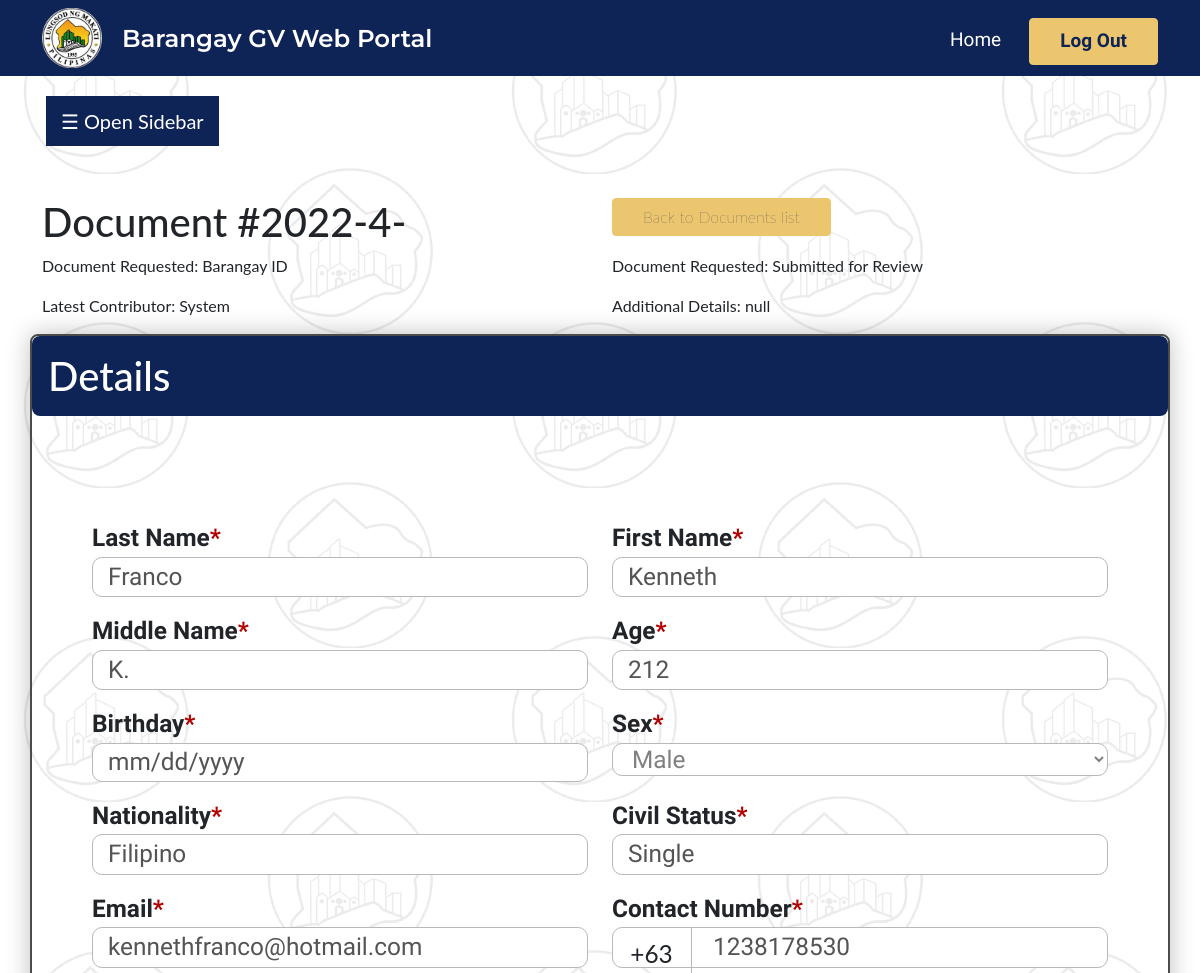
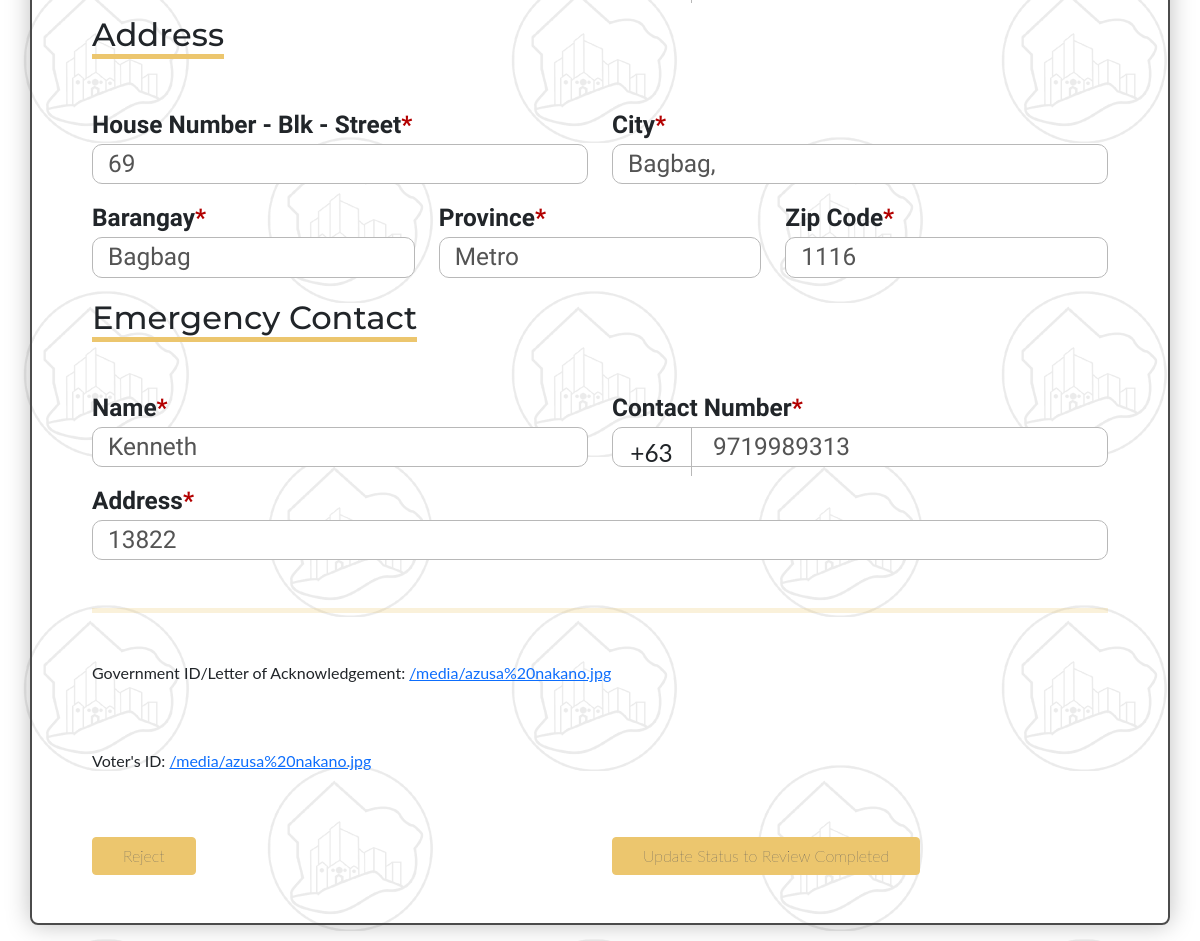
Page /web_portal/admin_individual_barangay_id/44/ (signed in) on the committed database (2 pictures, top to bottom).
### web_portal/models.py (models this page shows)
class barangay_id(models.Model):
    document_id = models.CharField(max_length = 100, default="null")
    document_type = models.CharField(max_length = 100, default="null")
    last_name = models.CharField(max_length = 100, default="null")
    first_name = models.CharField(max_length = 100, default="null")
    middle_name = models.CharField(max_length = 100, default="null")
    age = models.IntegerField(default = 0)
    birthday = models.DateField(default="2022-01-01")
    sex = models.CharField(
        max_length = 100,
        choices =  [('Male', 'Male'), ('Female', 'Female'), ('Prefer not to say', 'Prefer not to say')],
        default="null"
    )
    nationality = models.CharField(max_length = 100, default="null")
    civil_status = models.CharField(max_length = 100, default="null")
    email = models.CharField(max_length = 100, default="null")
    contact_num = models.CharField(max_length = 100, default="null")
    street = models.CharField(max_length = 100, default="null")
    city = models.CharField(max_length = 100, default="null")
    barangay = models.CharField(max_length = 100, default="null")
    province = models.CharField(max_length = 100, default="null")
    zip_code = models.CharField(max_length = 100, default="null")
    emergency_name = models.CharField(max_length = 100, default="null")
    emergency_contact_num = models.IntegerField(default = 0)
    emergency_address = models.CharField(max_length = 100, default="null")
    personal_photo = models.FileField(default="null")
    government_id_or_letter = models.FileField(null = True)
    voters_id = models.FileField(default="null")
    date_submitted = models.DateField(default="2022-01-01")
    status = models.CharField(
        max_length = 100,
        choices =  [('Submitted for Review', 'Submitted for Review'), ('Review Completed', 'Review Completed'), ('Pre-filled Template Verified', 'Pre-filled Template Verified'), ('Printed, Not Paid', 'Printed, Not Paid'), ('Printed, Paid', 'Printed, Paid'), ('Printed, Out for Delivery/Ready for Pickup', 'Printed, Out for Delivery/Ready for Pickup'), ('Delivered/Picked-up', 'Delivered/Picked-up'), ('Rejected', 'Rejected')],
        default = "null"
    )
    latest_contributor = models.CharField(max_length=100, default="PLACEHOLDER")
    type = models.CharField(
        max_length = 100,
        choices =  [('Constituent', 'Constituent'), ('Transient', 'Transient')],
        default="null"
    )
    landlord_name = models.CharField(max_length = 100, null=True, default="null")
    landlord_contact_number = models.CharField(max_length = 100, null=True, default="null")
    landlord_address = models.CharField(max_length = 100, null=True, default="null")
    additional_details = models.CharField(max_length=100, default="null")
    objects = models.Manager()

### web_portal/views.py (the view)
# urls.py: path("admin_individual_barangay_id/<int:pk>/", views.admin_individual_barangay_id, name = "admin_individual_barangay_id"),
@staff_member_required
def admin_individual_barangay_id(request,pk):
    lia = get_object_or_404(barangay_id, pk=pk)
    context = {
        "lia": lia,
    }
    return render(request, "admin_individual_barangay_id.html", context)

### web_portal/templates/admin_individual_barangay_id.html (shortened to what this page needs)
{% extends "admin_base.html" %}
{% load static %}
{% block content %}
<body>
    <div class = "container mt-5">
        <div class = "row">
            <div class = "col">
                <h1>Document #{{ lia.document_id }}</h1>
            </div>
            <div class = "col">
                <a href="{% url 'admin_documents_list' %}"> {% csrf_token %}
                    <button class="btn btn-secondary">Back to Documents list</button>
                </a>
            </div>
        </div>
        <div class = "row">
            <div class = "col">
                <p>Document Requested: {{ lia.document_type }}</p>
            </div>
            <div class = "col">
                <p>Document Requested: {{ lia.status }}</p>
            </div>
        </div>
        <div class = "row">
            <div class = "col">
                <p>Latest Contributor: {{ lia.latest_contributor }}</p>
            </div>
            <div class = "col">
                <p>Additional Details: {{ lia.additional_details }}</p>
            </div>
        </div>
    </div>
    {% if lia.status == "Submitted for Review"%}
    <div class="container documentContainer">
        <h1 class="row headerRowDocument p-3">
            Details
        </h1>
        <div class="dynamicFrame mt-1 p-5">
            <div class="row mt-5 mb-3">
                <div class="col">
                    <label class="bodyFont formLabel globalSubHeader" for="last_name">Last Name<span
                            style="color: #B30000;">*</span></label><br>
                    <input id="last_name" name="last_name" class="bodyFont formInput" type="text"
                        placeholder="Last Name" value = {{lia.last_name}} disabled>
                </div>
                <div class="col">
                    <label class="bodyFont formLabel globalSubHeader" for="first_name">First Name<span
                            style="color: #B30000;">*</span></label><br>
                    <input id="first_name" name="first_name" class="bodyFont formInput" type="text"
                        placeholder="First Name" value = {{lia.first_name}} disabled>
                </div>
            </div>
            <div class="row mb-3">
                <div class="col">
                    <label class="bodyFont formLabel globalSubHeader" for="middle_name">Middle Name<span
                            style="color: #B30000;">*</span></label><br>
                    <input id="middle_name" name="middle_name" class="bodyFont formInput" type="text"
                        placeholder="Middle Name" value = {{lia.middle_name}} disabled>
                </div>
                <div class="col">
                    <label class="bodyFont formLabel globalSubHeader" for="age">Age<span
                            style="color: #B30000;">*</span></label><br>
                    <input id="age" name="age" class="bodyFont formInput" type="number" placeholder="Age" value = {{lia.age}} disabled>
                </div>
            </div>
            <div class="row mb-3">
                <div class="col">
                    <label class="bodyFont formLabel globalSubHeader" for="birthday">Birthday<span
                            style="color: #B30000;">*</span></label><br>
                    <input id="birthday" name="birthday" class="bodyFont formInput" type="date"
                        placeholder="Birthday" value = {{lia.birthday}} disabled>
                </div>
                <div class="col">
                    <label class="bodyFont formLabel globalSubHeader" for="sex">Sex<span
                            style="color: #B30000;">*</span></label><br>
                    <select id="sex" name="sex" class="bodyFont formInput" name="sex" id="sex" value = {{lia.sex}} disabled>
                        <option value="Male">Male</option>
                    </select>
                </div>
            </div>
            <div class="row mb-3">
                <div class="col">
                    <label class="bodyFont formLabel globalSubHeader" for="nationality">Nationality<span
                            style="color: #B30000;">*</span></label><br>
                    <input id="nationality" name="nationality" class="bodyFont formInput" type="text"
                        placeholder="Nationality" value = {{lia.nationality}} disabled>
                </div>
                <div class="col">
                    <label class="bodyFont formLabel globalSubHeader" for="civil_status">Civil Status<span
                            style="color: #B30000;">*</span></label><br>
                    <input id="civil_status" name="civil_status" class="bodyFont formInput" type="text"
                        placeholder="Civil Status" value = {{lia.civil_status}} disabled>
                </div>
            </div>
            <div class="row mb-3">
                <div class="col">
                    <label class="bodyFont formLabel globalSubHeader" for="email">Email<span
                            style="color: #B30000;">*</span></label><br>
                    <input id="email" name="email" class="bodyFont formInput" type="text"
                        placeholder="Email" value = {{lia.email}} disabled>
                </div>
                <div class="col">
                    <label class="bodyFont formLabel globalSubHeader" for="contact_number">Contact
                        Number<span style="color: #B30000;">*</span></label><br>
                    <div class="d-flex justify-content-center"
                        style="position: absolute; width: 80px; height: 49px; border-right: 1px solid #B8B8B8;">
                        <h2 class="align-self-end numberLabel numberLabel" style="font-weight: 400;">+63
                        </h2>
                    </div>
                    <input id="contact_number" name="contact_number" class="bodyFont specialFormInput"
                        type="number" placeholder="Contact Number" value = {{lia.contact_num}} disabled>
                </div>
            </div>
            <span class="formTitle titleFont globalHeader">Address</span>
            <div class="row mt-5 mb-3">
                <div class="col">
                    <label class="bodyFont formLabel globalSubHeader" for="address_first_line">House Number
                        - Blk -
                        Street<span style="color: #B30000;">*</span></label><br>
                    <input id="address_first_line" name="address_first_line" class="bodyFont formInput"
                        type="text" placeholder="House Number - Blk - Street" value = {{lia.street}} disabled>
                </div>
                <div class="col">
                    <label class="bodyFont formLabel globalSubHeader" for="address_city">City<span
                            style="color: #B30000;">*</span></label><br>
                    <input id="address_city" name="address_city" class="bodyFont formInput" type="text"
                        placeholder="City" value = {{lia.city}} disabled>
                </div>
            </div>
            <div class="row mb-3">
                <div class="col">
                    <label class="bodyFont formLabel globalSubHeader" for="address_barangay">Barangay<span
                            style="color: #B30000;">*</span></label><br>
                    <input id="address_barangay" name="address_barangay" class="bodyFont formInput"
                        type="text" placeholder="Barangay" value = {{lia.barangay}} disabled>
                </div>
                <div class="col">
                    <label class="bodyFont formLabel globalSubHeader" for="address_province">Province<span
                            style="color: #B30000;">*</span></label><br>
                    <input id="address_province" name="address_province" class="bodyFont formInput"
                        type="text" placeholder="Province" value = {{lia.province}} disabled>
                </div>
                <div class="col">
                    <label class="bodyFont formLabel globalSubHeader" for="address_zip_code">Zip Code<span
                            style="color: #B30000;">*</span></label><br>
                    <input id="address_zip_code" name="address_zip_code" class="bodyFont formInput"
                        type="number" placeholder="Zip Code" value = {{lia.zip_code}} disabled>
                </div>
            </div>
            <span class="formTitle titleFont globalHeader">Emergency Contact</span>
            <div class="row mt-5 mb-3">
                <div class="col">
                    <label class="bodyFont formLabel globalSubHeader" for="emergency_name">Name<span
                            style="color: #B30000;">*</span></label><br>
                    <input id="emergency_name" name="emergency_name" class="bodyFont formInput" type="text"
                        placeholder="Name" value = {{lia.emergency_name}} disabled>
                </div>
                <div class="col">
                    <label class="bodyFont formLabel globalSubHeader" for="emergency_contact_number">Contact
                        Number<span style="color: #B30000;">*</span></label><br>
                    <div class="d-flex justify-content-center"
                        style="position: absolute; width: 80px; height: 49px; border-right: 1px solid #B8B8B8;">
                        <h2 class="align-self-end numberLabel" style="font-weight: 400;">+63</h2>
                    </div>
                    <input id="emergency_contact_number" name="emergency_contact_number"
                        class="bodyFont specialFormInput" type="number" placeholder="Contact Number" value = {{lia.emergency_contact_num}} disabled>
                </div>
            </div>
            <div class="row mb-3">
                <div class="col">
                    <label class="bodyFont formLabel globalSubHeader" for="emergency_address">Address<span
                            style="color: #B30000;">*</span></label><br>
                    <input id="emergency_address" name="emergency_address" class="bodyFont formInput"
                        type="text" placeholder="Address" value = {{lia.emergency_address}} disabled>
                </div>
            </div>
            <hr style="height: 5px; background-color: #ECC66E; border: none;" class="mt-5 mb-5">
            <div class="row mb-5">
                <div class="col">
                    <p>Government ID/Letter of Acknowledgement: <a href="{{lia.government_id_or_letter.url}}"> {{lia.government_id_or_letter.url}}</a> </p>
                </div>
            </div>
            <div class="row mb-5">
                <div class="col">
                    <p>Voter's ID: <a href="{{lia.voters_id.url}}"> {{lia.voters_id.url}}</a> </p>
                </div>
            </div>
            <div class="row">
                <div class = "col">
                <form method="POST"> {% csrf_token %}
                    <input class="btn btn-secondary" type="submit" value="Reject">
                </form>
                </div>
                <div class= "col">
                    <form method="POST" action="{% url 'admin_update_status_barangay_id_to_review_completed' pk=lia.pk %}"> {% csrf_token %}
                        <input class="btn btn-secondary" type="submit" value="Update Status to Review Completed">
                    </form>
                </div>
            </div>
        </div>
    </div>
    {% endif %}
</body>
{% endblock %}

### web_portal/static/styles.css (style rules this page uses)
* { text-decoration: none; }
.globalHeader { font-size: calc(16px + 1.35vw); }
.globalSubHeader { font-size: calc(16px + 0.70vw); }
.main { background-image: url('/static/test3.png'); min-height: 100vh; height: 100%; }
.titleFont { font-family: 'Montserrat', sans-serif; }
.bodyFont { font-family: 'Work Sans', sans-serif; }
.btn { margin: 0px; width: fit-content !important; height: fit-content !important; font-weight: 200; color: #0F2456 !important; padding-left: 30px !important; padding-right: 30px !important; margin: 0px; }
.btn-secondary { background: #ECC66E !important; border-color: #ECC66E !important; }
.formTitle { border-bottom: 5px solid #ECC66E; font-weight: 500; }
.formLabel { font-weight: 600; }
.formInput { border-radius: 10px; width: 100%; background: #FFFFFF; border: 1px solid #B8B8B8; font-size: calc(16px + 0.70vw); padding-left: 15px !important; }
.specialFormInput { border-radius: 10px; width: 100%; background: #FFFFFF; border: 1px solid #B8B8B8; font-size: calc(16px + 0.70vw); padding-left: 100px !important; }
.numberLabel { font-size: calc(16px + 0.70vw); }
.documentContainer { box-shadow: 0px 0px 24px rgba(0, 0, 0, 0.25); border-radius: 8px; border: 2px solid #4B4B4B; box-sizing: border-box; }
.headerRowDocument { background: #0F2456; color: white; border-radius: 8px; }

### web_portal/templates/admin_base.html (style rules this page uses)
body { font-family: "Lato", sans-serif; }

### rows in the picture
barangay_id: document_id "2022-4-", document_type "Barangay ID", status "Submitted for Review", latest_contributor "System", additional_details "null", last_name "Franco", middle_name "K.", age "212", sex "Male", nationality "Filipino", civil_status "Single", email "kennethfranco@hotmail.com", contact_number "1238178530", address_barangay "Bagbag", address_zip_code "1116", emergency_contact_number "9719989313", government_id_or_letter "/media/azusa%20nakano.jpg", voters_id "/media/azusa%20nakano.jpg"
